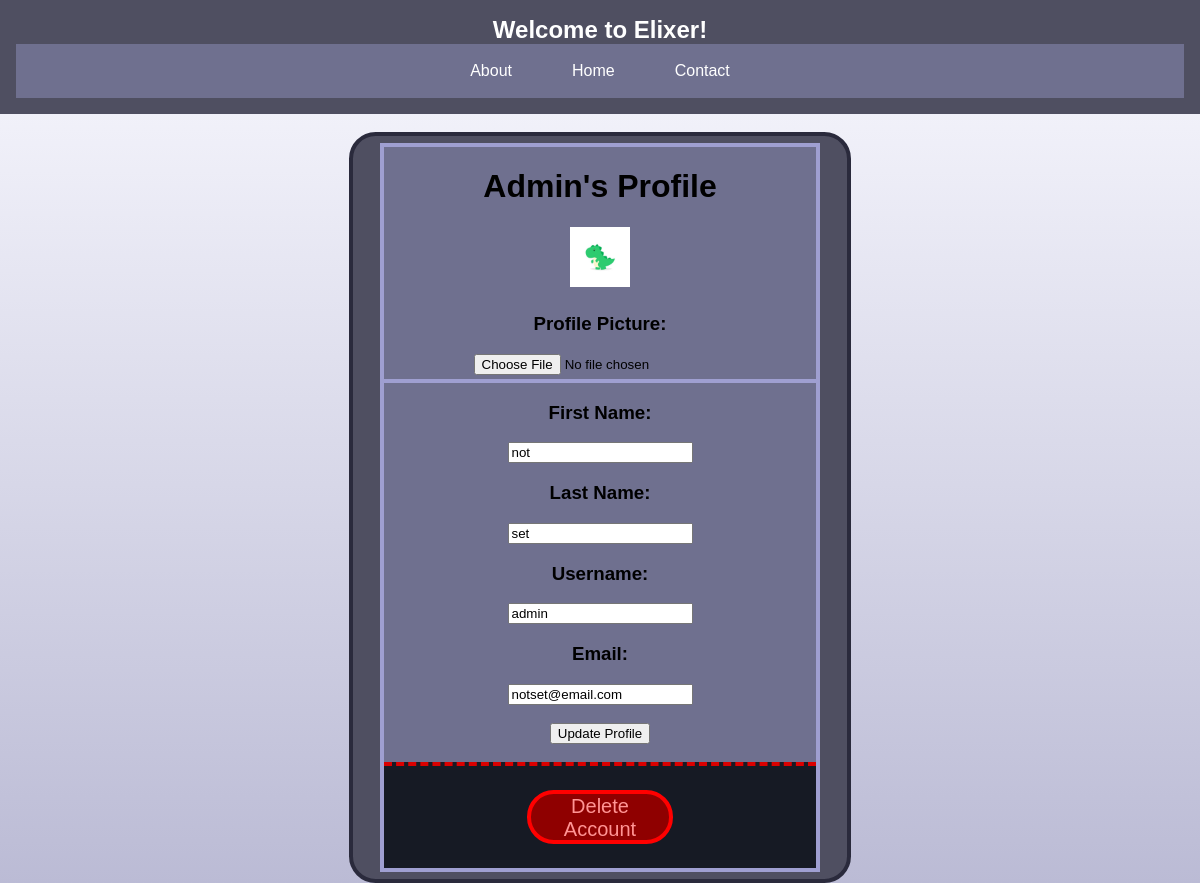
Screenshot of /profile/ (signed in) with the database file from the repository.
### app/models.py (models this page shows, shortened)
class CustomUser(AbstractUser):
    email = models.EmailField(unique=True)
    profile_picture = models.ImageField(
        upload_to="profile_pictures/",
        null=True,
        blank=True,
    )
    groups = models.ManyToManyField(
        Group,
        verbose_name=("groups"),
        blank=True,
        related_name="customuser_set",
        related_query_name="user",
    )
    user_permissions = models.ManyToManyField(
        Permission,
        verbose_name=("user permissions"),
        blank=True,
        related_name="customuser_set",
        related_query_name="user",
    )

### app/views.py (the view)
# urls.py: path("profile/", profile, name="profile"),  # Profile page
@login_required(login_url=login_view)
def profile(request):
    user = request.user
    channels = user.channels.all()
    if request.method == "POST":
        combined_form = CombinedProfileForm(request.POST, request.FILES, instance=user)
        if combined_form.is_valid():
            combined_form.save()
            return redirect("profile")
    else:
        combined_form = CombinedProfileForm(instance=user)
    context = {
        "user": user,
        "channels": channels,
        "combined_form": combined_form,
    }
    return render(request, "profile.html", context)

### app/forms.py
class CombinedProfileForm(ProfilePictureForm, UserEditForm):
    class Meta(ProfilePictureForm.Meta):
        fields = ProfilePictureForm.Meta.fields + UserEditForm.Meta.fields
    def __init__(self, *args, **kwargs):
        super(CombinedProfileForm, self).__init__(*args, **kwargs)

### app/templates/profile.html (shortened to what this page needs)
{% extends 'base.html' %} {% load static %}
{% block content %}
<br>
<div class="ChannelSettings1">
  <div class="ChannelSettings2">
<h1>{{ user.username.title }}'s Profile</h1>
<div>
  {% if user.profile_picture %}
  <img src="{{ user.profile_picture.url }}" alt="{{ user.username }}" width="60pt" class="PicBorder"/>
  {% else %}
  <img src="{% static 'images/dinosaur_profile_default.jpg' %}" alt="{{ user.username }}" width="60pt"/>
  {% endif %}
</div>
<form method="post" enctype="multipart/form-data">
  <div class="BottomBar">
  <h3>Profile Picture: </h3>
  {{ combined_form.profile_picture }}
  </div>
  <h3>First Name: </h3>
  {{ combined_form.first_name }}
  <h3>Last Name: </h3>
  {{ combined_form.last_name }}
  <h3>Username: </h3>
  {{ combined_form.username }}
  <h3>Email: </h3>
  {{ combined_form.email }}
  <br><br>
  <button type="submit">Update Profile</button>
</form>
<br>
<div class="DeleDiv1">
<div class="DeleDiv2">
  <br>
  <button id="deleteAccount" class="DeleteButton">Delete Account</button
  >
  <br>
</div>
</div>
</div>
</div>
{% endblock %}

### app/static/styles.css (style rules this page uses)
:root { --darker_blue: #4f4f61; --lighter_blue: #6f708f; --border_exterior: #4d62b0; --border_interior: #001359; }
.GradBod { font-family: "Arial", sans-serif; background-size: cover; background-image: linear-gradient(to bottom, #f9f9ff, #bbbbd5); margin: 0; padding: 0; height: 100%; box-sizing: border-box; background-repeat: no-repeat; background-attachment: fixed; }
.ChannelSettings1 { padding: 5pt; text-align: center; border-radius: 20pt; margin-right: auto; margin-left: auto; border: rgb(42, 42, 60) solid 3pt; background-color: #4f4f61; width: 40%; }
.ChannelSettings2 { height: 99%; width: 90%; margin-right: auto; margin-left: auto; background-color: #6f708f; border: solid 3pt rgb(159, 159, 209); }
.DeleDiv1 { border-top: dashed 3pt rgb(218, 0, 0); padding: 5pt; background-color: rgb(22, 26, 36); color: rgb(255, 109, 109); }
.DeleteButton { background-color: rgb(143, 0, 0); color: rgb(255, 148, 148); font-size: 15pt; width: 110pt; height: 40pt; border-radius: 20pt; border: solid 3pt red; transition: ease 0.3s; text-align: center; margin-right: auto; margin-left: auto; }
.BottomBar { padding: 3pt; border-bottom: solid 3pt rgb(159, 159, 209); }
html { height: 100%; }

### rows the page displays
CustomUser: username "Admin", first_name "not", last_name "set", username "admin", email "notset@email.com"
